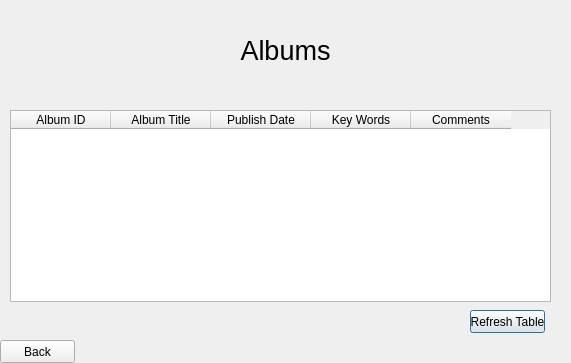
<?xml version="1.0" encoding="UTF-8"?>
<ui version="4.0">
 <class>Music_Albums_View</class>
 <widget class="QDialog" name="Music_Albums_View">
  <property name="geometry">
   <rect>
    <x>0</x>
    <y>0</y>
    <width>571</width>
    <height>363</height>
   </rect>
  </property>
  <property name="windowTitle">
   <string>Album View</string>
  </property>
  <widget class="QTableWidget" name="AlbumsView">
   <property name="geometry">
    <rect>
     <x>10</x>
     <y>110</y>
     <width>541</width>
     <height>192</height>
    </rect>
   </property>
   <column>
    <property name="text">
     <string>Album ID</string>
    </property>
   </column>
   <column>
    <property name="text">
     <string>Album Title</string>
    </property>
   </column>
   <column>
    <property name="text">
     <string>Publish Date</string>
    </property>
   </column>
   <column>
    <property name="text">
     <string>Key Words</string>
    </property>
   </column>
   <column>
    <property name="text">
     <string>Comments</string>
    </property>
   </column>
  </widget>
  <widget class="QPushButton" name="AlbumsView_RefreshTableButton">
   <property name="geometry">
    <rect>
     <x>470</x>
     <y>310</y>
     <width>75</width>
     <height>23</height>
    </rect>
   </property>
   <property name="text">
    <string>Refresh Table</string>
   </property>
  </widget>
  <widget class="QLabel" name="Albums_MainMenuText">
   <property name="geometry">
    <rect>
     <x>0</x>
     <y>40</y>
     <width>571</width>
     <height>20</height>
    </rect>
   </property>
   <property name="font">
    <font>
     <pointsize>20</pointsize>
    </font>
   </property>
   <property name="text">
    <string>Albums</string>
   </property>
   <property name="alignment">
    <set>Qt::AlignCenter</set>
   </property>
  </widget>
  <widget class="QPushButton" name="ViewAlbums_BackButton">
   <property name="geometry">
    <rect>
     <x>0</x>
     <y>340</y>
     <width>75</width>
     <height>23</height>
    </rect>
   </property>
   <property name="text">
    <string>Back</string>
   </property>
  </widget>
 </widget>
 <resources/>
 <connections>
  <connection>
   <sender>AlbumsView_RefreshTableButton</sender>
   <signal>clicked()</signal>
   <receiver>Music_Albums_View</receiver>
   <slot>RefreshAlbums()</slot>
   <hints>
    <hint type="sourcelabel">
     <x>437</x>
     <y>314</y>
    </hint>
    <hint type="destinationlabel">
     <x>357</x>
     <y>362</y>
    </hint>
   </hints>
  </connection>
  <connection>
   <sender>ViewAlbums_BackButton</sender>
   <signal>clicked()</signal>
   <receiver>Music_Albums_View</receiver>
   <slot>BackButton()</slot>
   <hints>
    <hint type="sourcelabel">
     <x>36</x>
     <y>411</y>
    </hint>
    <hint type="destinationlabel">
     <x>40</x>
     <y>362</y>
    </hint>
   </hints>
  </connection>
 </connections>
 <slots>
  <slot>BackButton()</slot>
  <slot>RefreshAlbums()</slot>
 </slots>
</ui>
